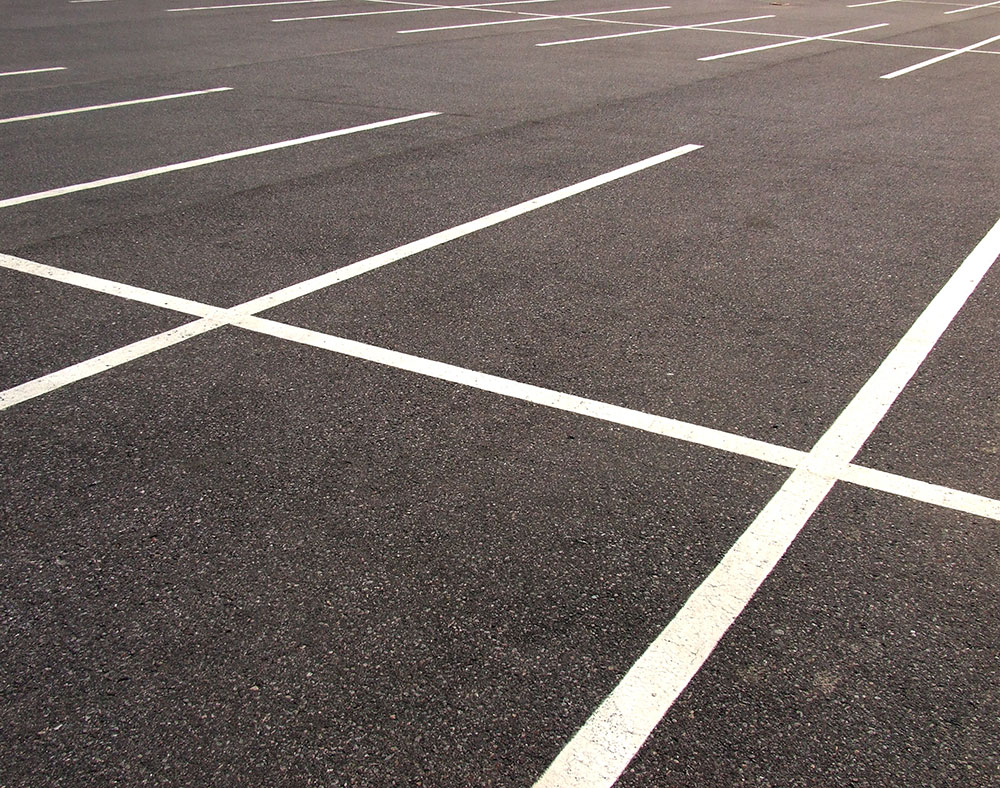
#> input picture img/Otopark.jpg, 1000 x 788 px, found by its file name
$ python openGradyan.py
#> lines starting #> are read from the running program, lines starting #| are printed output that depends on the picture
import cv2 as cv
import matplotlib.pyplot as plt

GrandFoto=cv.imread("img/Otopark.jpg",0)
#> GrandFoto: shape (788, 1000); min 0, max 255, mean 103.2
plt.figure(),plt.imshow(GrandFoto,cmap="gray"),plt.title("GrandFoto"),plt.axis("off")


# x gradyan

Sobelx=cv.Sobel(GrandFoto,ddepth=cv.CV_16S,dx=1,dy=0,ksize=5)
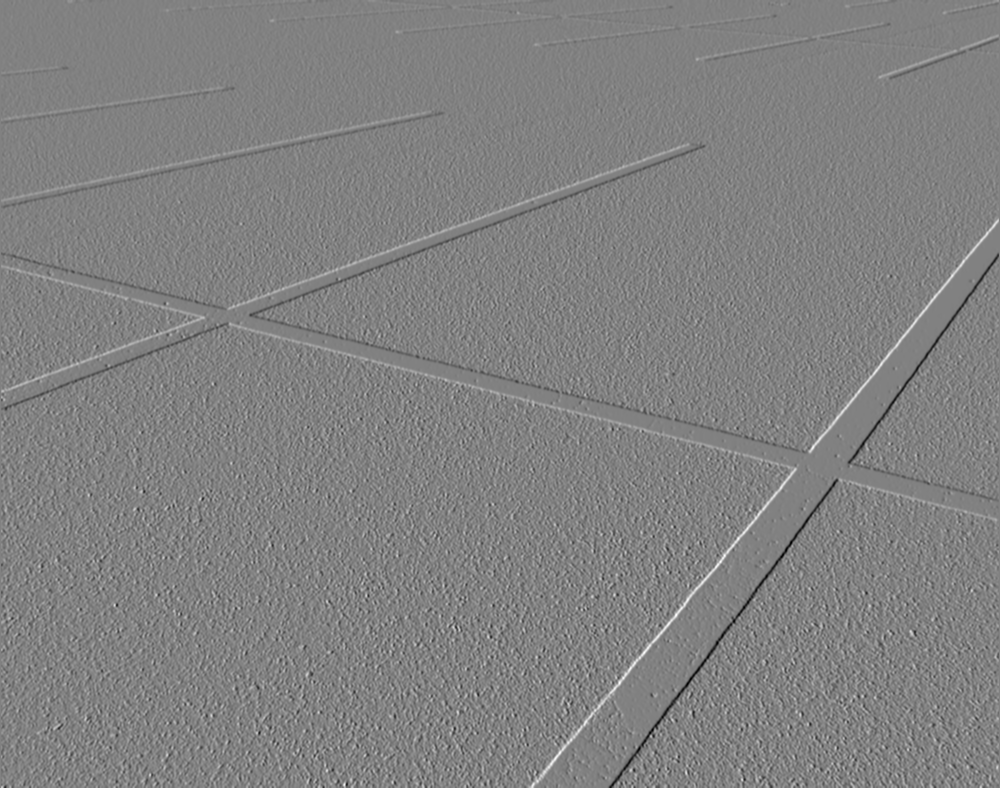
#> Sobelx: shape (788, 1000) int16; min -8175, max 7951, mean 4.1; drawn with min black and max white
plt.figure(),plt.imshow(Sobelx,cmap="gray"),plt.title("Sobel x"),plt.axis("off")


# y gradyan

Sobely=cv.Sobel(GrandFoto,ddepth=cv.CV_16S,dx=0,dy=1,ksize=5)
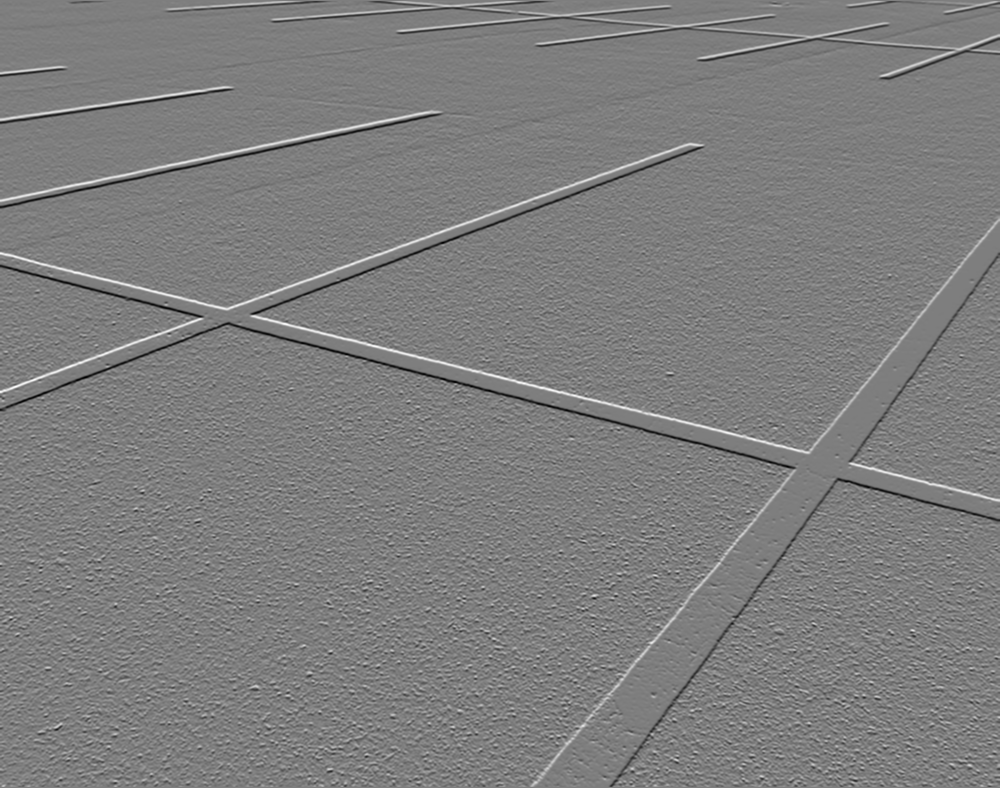
#> Sobely: shape (788, 1000) int16; min -9441, max 9627, mean -9.4; drawn with min black and max white
plt.figure(),plt.imshow(Sobely,cmap="gray"),plt.title("Sobel y"),plt.axis("off")


# laplacian

laplacian = cv.Laplacian(GrandFoto, ddepth=cv.CV_64F)
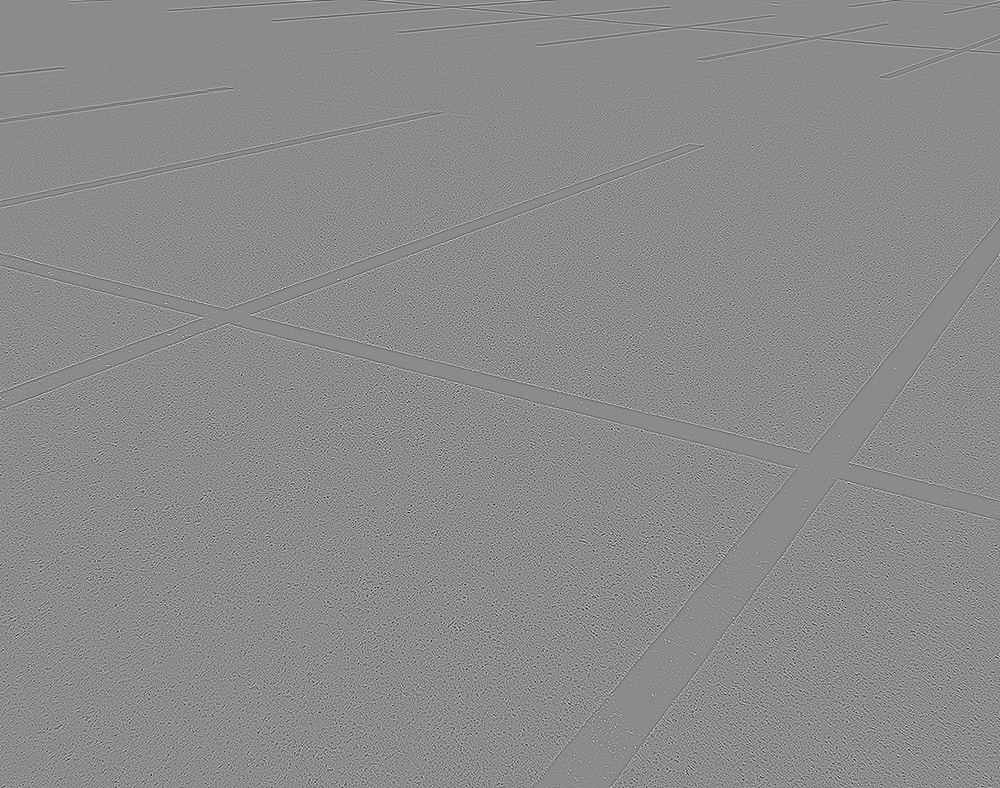
#> laplacian: shape (788, 1000) float64; min -555, max 460, mean 0; drawn with min black and max white
plt.figure(),plt.imshow(laplacian),plt.title("laplacian"),plt.axis("off")

# Gradyanları Toplama
topla=Sobelx + Sobely
plt.figure(),plt.imshow(topla,cmap="gray"),plt.title("topla"),plt.axis("off")
plt.show()
